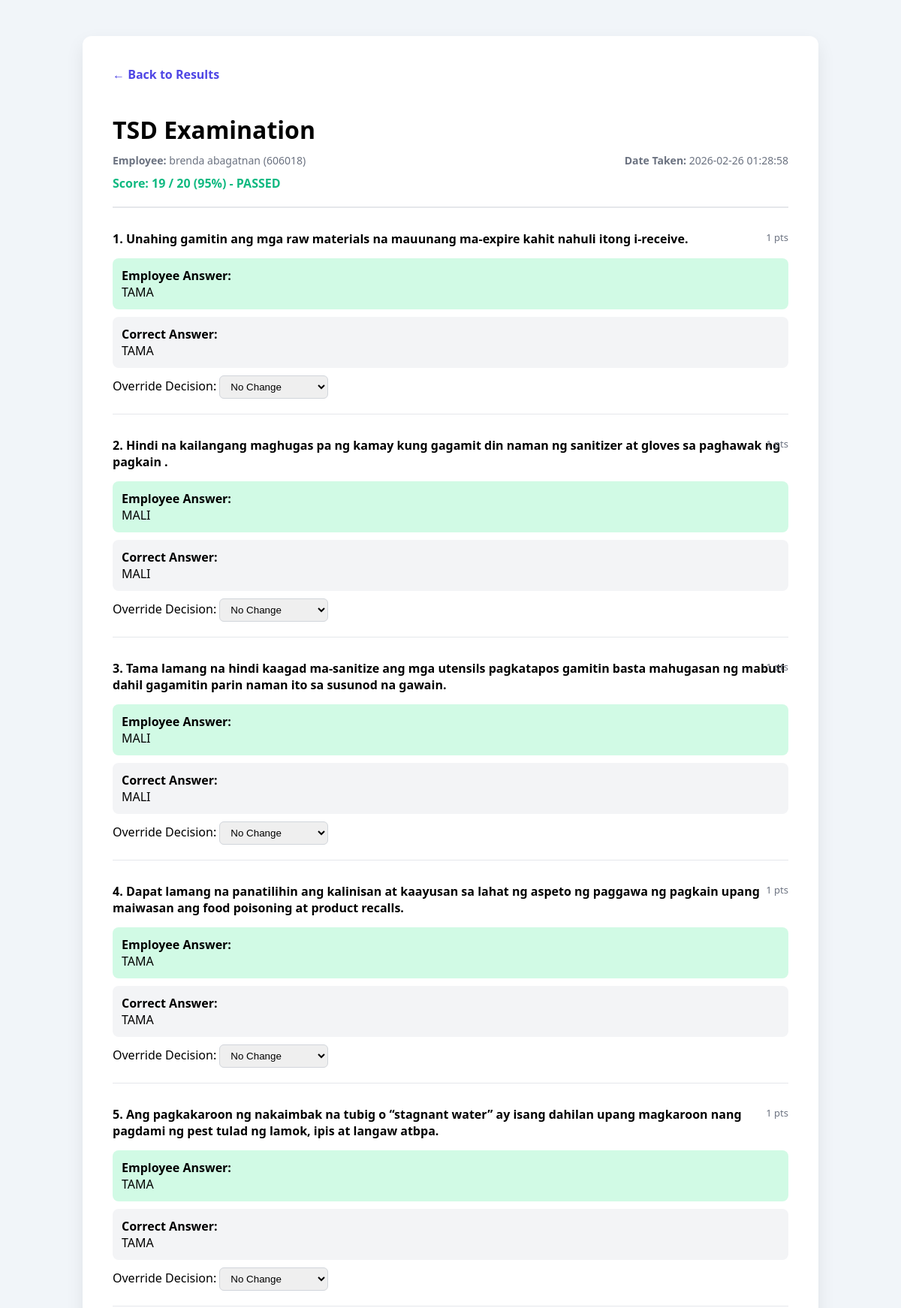
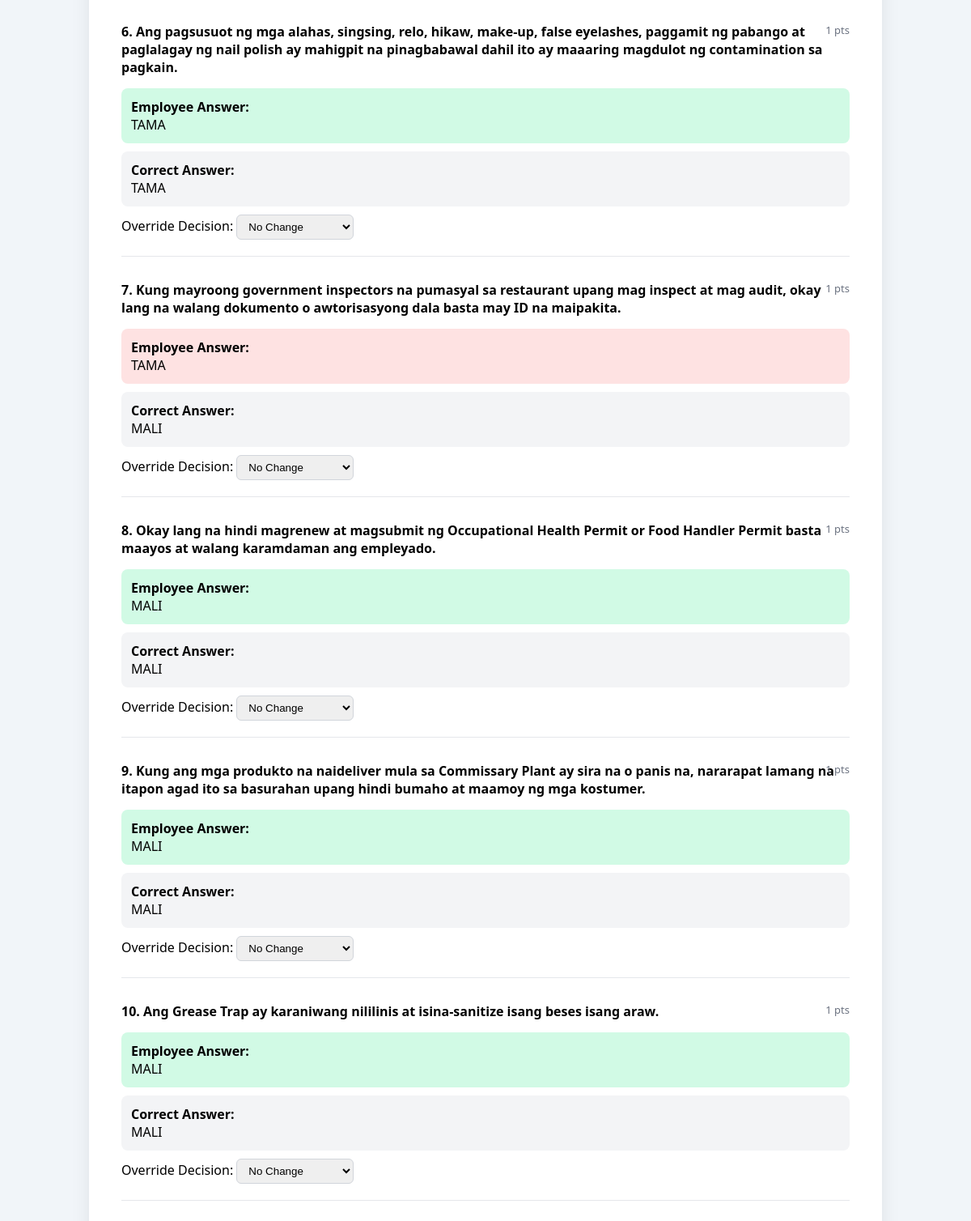
Page /hr/view_employee_exam.php?employee_id=39&exam_id=144 (signed in, upper part) on the committed database (2 pictures, top to bottom).
### tables this page shows
CREATE TABLE `exams` (
  `id` int(11) NOT NULL,
  `exam_order` int(11) NOT NULL DEFAULT 1,
  `title` varchar(255) NOT NULL,
  `description` text DEFAULT NULL,
  `exam_date` datetime NOT NULL,
  `due_date` datetime DEFAULT NULL,
  `passing_score` int(11) NOT NULL,
  `duration` int(11) NOT NULL,
  `status` enum('Active','Inactive','Archived') NOT NULL DEFAULT 'Active',
  `created_by` int(11) NOT NULL,
  `target_position` varchar(100) DEFAULT 'All',
  `date_created` timestamp NOT NULL DEFAULT current_timestamp(),
  `type` varchar(50) NOT NULL DEFAULT 'General'
);

CREATE TABLE `users` (
  `id` int(11) NOT NULL,
  `full_name` varchar(150) NOT NULL,
  `employee_number` varchar(50) NOT NULL,
  `branch` varchar(100) NOT NULL,
  `position` varchar(100) NOT NULL,
  `date_started` date NOT NULL,
  `email` varchar(150) NOT NULL,
  `username` varchar(100) NOT NULL,
  `password` varchar(255) NOT NULL,
  `role` enum('Administrator','HR','Employee') NOT NULL DEFAULT 'Employee',
  `status` enum('Pending','Approved','Rejected','Inactive') NOT NULL DEFAULT 'Pending',
  `profile_photo` varchar(255) DEFAULT NULL,
  `date_created` timestamp NOT NULL DEFAULT current_timestamp()
);

CREATE TABLE `exam_results` (
  `id` int(11) NOT NULL,
  `exam_id` int(11) NOT NULL,
  `employee_id` int(11) NOT NULL,
  `score` int(11) NOT NULL,
  `essay_score` decimal(5,2) DEFAULT 0.00,
  `total` int(11) NOT NULL,
  `date_taken` timestamp NOT NULL DEFAULT current_timestamp(),
  `answers` longtext DEFAULT NULL CHECK (json_valid(`answers`)),
  `time_spent_seconds` int(11) DEFAULT 0,
  `started_at` datetime DEFAULT NULL
);

CREATE TABLE `questions` (
  `id` int(11) NOT NULL,
  `exam_id` int(11) NOT NULL,
  `question` text NOT NULL,
  `question_description` text DEFAULT NULL,
  `question_type` enum('MCQ','True/False','Enumeration','Identification','FITB','Essay') NOT NULL,
  `max_score` int(11) NOT NULL DEFAULT 1,
  `option_a` varchar(255) DEFAULT NULL,
  `option_b` varchar(255) DEFAULT NULL,
  `option_c` varchar(255) DEFAULT NULL,
  `option_d` varchar(255) DEFAULT NULL,
  `correct_answer` varchar(255) NOT NULL
);

### hr/view_employee_exam.php (the view, shortened to what this page needs)
<?php
require_once __DIR__ . '/../config/db.php';
$employee_id = $_GET['employee_id'] ?? null;
$exam_id = $_GET['exam_id'] ?? null;
$stmtEmp = $pdo->prepare("SELECT id, employee_number, full_name FROM users WHERE id = ?");
$stmtEmp->execute([$employee_id]);
$employee = $stmtEmp->fetch(PDO::FETCH_ASSOC);
$stmtExam = $pdo->prepare("SELECT id, title, passing_score FROM exams WHERE id = ?");
$stmtExam->execute([$exam_id]);
$exam = $stmtExam->fetch(PDO::FETCH_ASSOC);
$stmtResult = $pdo->prepare("SELECT id, score, total, answers, date_taken FROM exam_results WHERE employee_id = ? AND exam_id = ?");
$stmtResult->execute([$employee_id, $exam_id]);
$result = $stmtResult->fetch(PDO::FETCH_ASSOC);
$employee_answers = json_decode($result['answers'], true);
$stmtQ = $pdo->prepare("SELECT id, question, question_type, correct_answer, max_score, option_a, option_b, option_c, option_d FROM questions WHERE exam_id = ?");
$stmtQ->execute([$exam_id]);
$questions = $stmtQ->fetchAll(PDO::FETCH_ASSOC);
$percentage = $result['total'] > 0
    ? round(($result['score'] / $result['total']) * 100, 2)
    : 0;
$statusText = $percentage >= $exam['passing_score'] ? "PASSED" : "FAILED";
$statusClass = $percentage >= $exam['passing_score'] ? "pass" : "fail";
?>
<!DOCTYPE html>
<html>
<head>
</head>
<body>
<div class="exam-container">
<a href="results.php" class="back-btn">← Back to Results</a>
<div class="exam-header">
    <h1><?= htmlspecialchars($exam['title']) ?></h1>
    <div class="exam-meta">
        <span><strong>Employee:</strong> <?= htmlspecialchars($employee['full_name']) ?> (<?= htmlspecialchars($employee['employee_number']) ?>)</span>
        <span><strong>Date Taken:</strong> <?= htmlspecialchars($result['date_taken']) ?></span>
    </div>
    <div class="score-display <?= $statusClass ?>">
        Score: <?= $result['score'] ?> / <?= $result['total'] ?>
        (<?= $percentage ?>%) - <?= $statusText ?>
    </div>
</div>
<form method="POST">
<?php $counter=1; foreach ($questions as $q):
    $emp_answer = $employee_answers[$q['id']] ?? '';
    $is_correct = (trim(strtolower($emp_answer)) === trim(strtolower($q['correct_answer'])));
?>
<div class="question-block">
    <div class="question-title">
        <?= $counter ?>. <?= htmlspecialchars($q['question']) ?>
    </div>
    <div class="points"><?= $q['max_score'] ?> pts</div>
    <?php if($q['question_type'] === 'MC'): ?>
        <?php foreach (['option_a','option_b','option_c','option_d'] as $opt):
            if(!empty($q[$opt])):
                $value = $q[$opt];
                $selected = ($emp_answer === $value);
                $correct = (trim(strtolower($value)) === trim(strtolower($q['correct_answer'])));
        ?>
        <div class="option
            <?= $selected ? 'selected' : '' ?>
            <?= $correct ? 'correct' : '' ?>
            <?= ($selected && !$is_correct) ? 'wrong' : '' ?>">
            <input type="radio" disabled <?= $selected ? 'checked' : '' ?>>
            <label><?= htmlspecialchars($value) ?></label>
        </div>
        <?php endif; endforeach; ?>
    <?php else: ?>
        <div class="essay-answer <?= $is_correct ? 'correct' : 'wrong' ?>">
            <strong>Employee Answer:</strong><br>
            <?= htmlspecialchars($emp_answer ?: '[No Answer]') ?>
        </div>
        <div class="correct-answer">
            <strong>Correct Answer:</strong><br>
            <?= htmlspecialchars($q['correct_answer']) ?>
        </div>
    <?php endif; ?>
    <div class="override-section">
        <label>Override Decision:</label>
        <select name="override[<?= $q['id'] ?>]">
            <option value="nochange">No Change</option>
        </select>
    </div>
</div>
<?php $counter++; endforeach; ?>
</form>
</div>
</body>
</html>

### hr/view_employee_exam.php (style rules this page uses)
body { background:#f1f5f9; font-family:'Segoe UI',sans-serif; padding:40px; }
.exam-container { max-width:900px; margin:auto; background:white; padding:40px; border-radius:12px; box-shadow:0 10px 25px rgba(0,0,0,0.08); }
.exam-header { border-bottom:2px solid #e5e7eb; padding-bottom:20px; margin-bottom:30px; }
.exam-header h1 { margin-bottom:10px; }
.exam-meta { display:flex; justify-content:space-between; font-size:14px; color:#6b7280; margin-bottom:10px; flex-wrap:wrap; }
.score-display { font-weight:bold; font-size:16px; }
.pass { color:#10b981; }
.question-block { margin-bottom:30px; padding-bottom:20px; border-bottom:1px solid #e5e7eb; position:relative; }
.question-title { font-weight:600; margin-bottom:15px; }
.points { position:absolute; top:0; right:0; font-size:13px; color:#6b7280; }
.essay-answer { padding:12px; border-radius:8px; margin-bottom:10px; }
.essay-answer.correct { background:#d1fae5; }
.essay-answer.wrong { background:#fee2e2; }
.correct-answer { background:#f3f4f6; padding:12px; border-radius:8px; margin-bottom:10px; }
.override-section { margin-top:10px; }
.override-section select { padding:6px 10px; border-radius:6px; border:1px solid #d1d5db; }
.back-btn { display:inline-block; margin-bottom:20px; text-decoration:none; color:#4f46e5; font-weight:600; }

### rows in the picture
exams: title "TSD Examination"
users: full_name "brenda abagatnan", employee_number "606018"
exam_results: date_taken "2026-02-26 01:28:58", score "19", total "20", percentage "95", statusText "PASSED", answers "TAMA", answers "MALI"
questions: question "Unahing gamitin ang mga raw materials na mauunang ma-expire kahit nahuli itong i-receive.", max_score "1", correct_answer "TAMA", id "No Change"
questions: question "Hindi na kailangang maghugas pa ng kamay kung gagamit din naman ng sanitizer at gloves sa paghawak ng pagkain .", max_score "1", correct_answer "MALI", id "No Change"
questions: question "Tama lamang na hindi kaagad ma-sanitize ang mga utensils pagkatapos gamitin basta mahugasan ng mabuti dahil gagamitin parin naman ito sa susunod na gawain.", max_score "1", correct_answer "MALI", id "No Change"
questions: question "Dapat lamang na panatilihin ang kalinisan at kaayusan sa lahat ng aspeto ng paggawa ng pagkain upang maiwasan ang food poisoning at product recalls.", max_score "1", correct_answer "TAMA", id "No Change"
questions: question "Ang pagkakaroon ng nakaimbak na tubig o “stagnant water” ay isang dahilan upang magkaroon nang pagdami ng pest tulad ng lamok, ipis at langaw atbpa.", max_score "1", correct_answer "TAMA", id "No Change"
questions: question "Ang pagsusuot ng mga alahas, singsing, relo, hikaw, make-up, false eyelashes, paggamit ng pabango at paglalagay ng nail polish ay mahigpit na pinagbabawal dahil ito ay maaaring magdulot ng contamination sa pagkain.", max_score "1", correct_answer "TAMA", id "No Change"
questions: question "Kung mayroong government inspectors na pumasyal sa restaurant upang mag inspect at mag audit, okay lang na walang dokumento o awtorisasyong dala basta may ID na maipakita.", max_score "1", correct_answer "MALI", id "No Change"
questions: question "Okay lang na hindi magrenew at magsubmit ng Occupational Health Permit or Food Handler Permit basta maayos at walang karamdaman ang empleyado.", max_score "1", correct_answer "MALI", id "No Change"
questions: question "Kung ang mga produkto na naideliver mula sa Commissary Plant ay sira na o panis na, nararapat lamang na itapon agad ito sa basurahan upang hindi bumaho at maamoy ng mga kostumer.", max_score "1", correct_answer "MALI", id "No Change"
questions: question "Ang Grease Trap ay karaniwang nililinis at isina-sanitize isang beses isang araw.", max_score "1", correct_answer "MALI", id "No Change"
